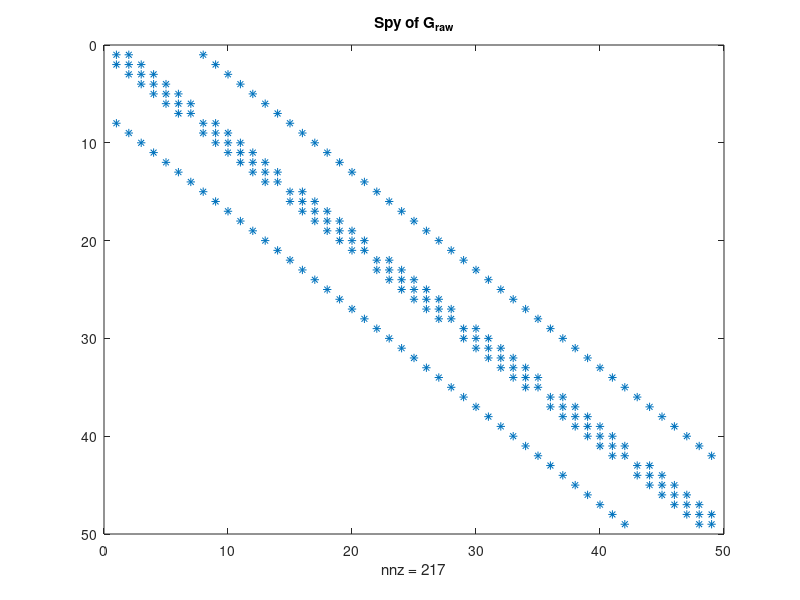
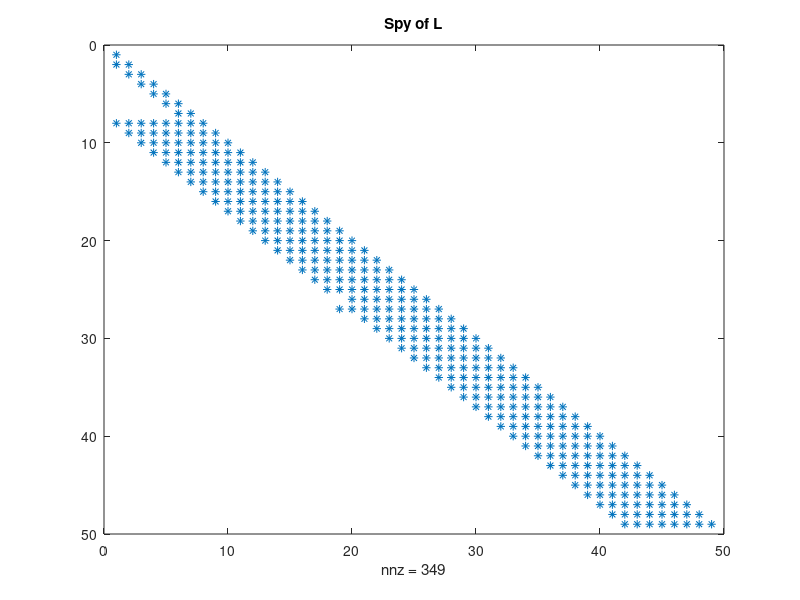
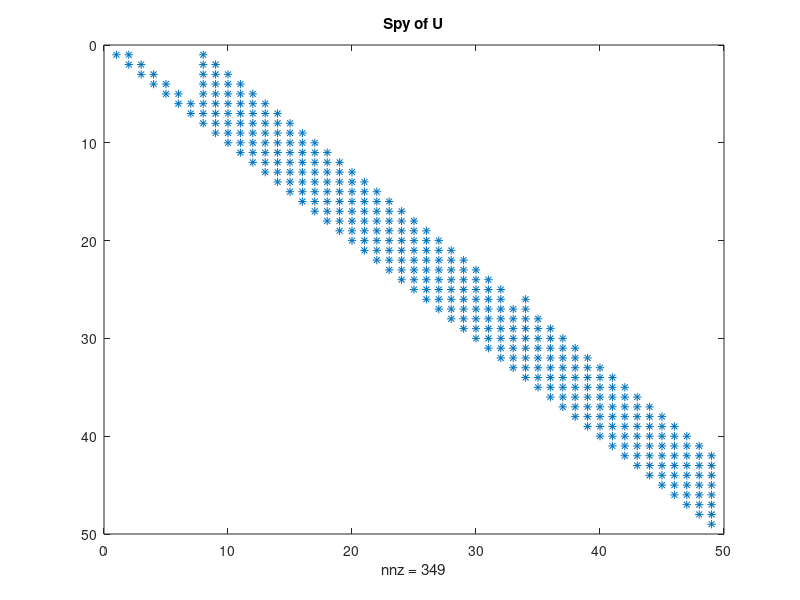
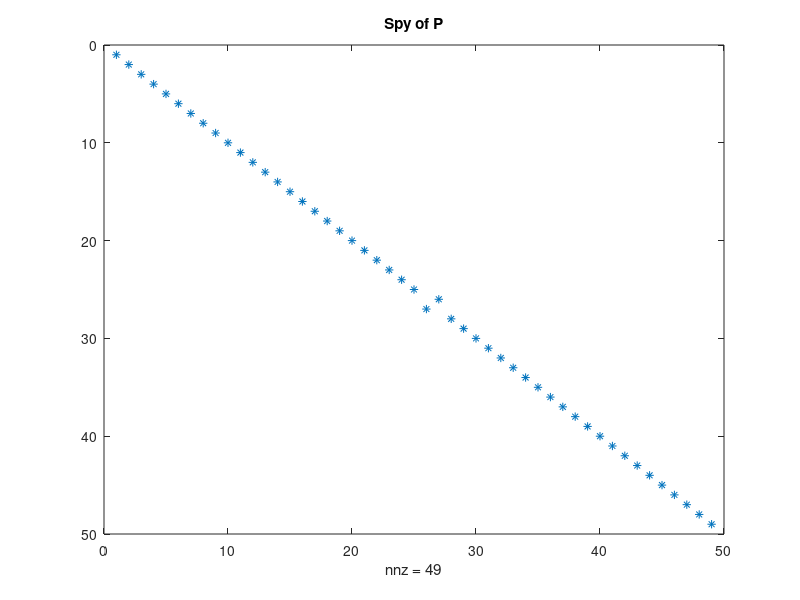

The MATLAB script that drew these images, in order:
close all
%All in um^3/sec
G_cell = 100 * 35;
G_out = 800 * 35;
G_infy = 40 * 5 * 35;

G_raw = [4*G_out,-G_out,0,0,0,0,0,-G_out,0,0,0,0,0,0,0,0,0,0,0,0,0,0,0,0,0,0,0,0,0,0,0,0,0,0,0,0,0,0,0,0,0,0,0,0,0,0,0,0,0;
    -G_out,4*G_out,-G_out,0,0,0,0,0,-G_out,0,0,0,0,0,0,0,0,0,0,0,0,0,0,0,0,0,0,0,0,0,0,0,0,0,0,0,0,0,0,0,0,0,0,0,0,0,0,0,0;
    0,-G_out,4*G_out,-G_out,0,0,0,0,0,-G_out,0,0,0,0,0,0,0,0,0,0,0,0,0,0,0,0,0,0,0,0,0,0,0,0,0,0,0,0,0,0,0,0,0,0,0,0,0,0,0;
    0,0,-G_out,4*G_out,-G_out,0,0,0,0,0,-G_out,0,0,0,0,0,0,0,0,0,0,0,0,0,0,0,0,0,0,0,0,0,0,0,0,0,0,0,0,0,0,0,0,0,0,0,0,0,0;
    0,0,0,-G_out,4*G_out,-G_out,0,0,0,0,0,-G_out,0,0,0,0,0,0,0,0,0,0,0,0,0,0,0,0,0,0,0,0,0,0,0,0,0,0,0,0,0,0,0,0,0,0,0,0,0;
    0,0,0,0,-G_out,4*G_out,-G_out,0,0,0,0,0,-G_out,0,0,0,0,0,0,0,0,0,0,0,0,0,0,0,0,0,0,0,0,0,0,0,0,0,0,0,0,0,0,0,0,0,0,0,0;
    0,0,0,0,0,-G_out,4*G_out,0,0,0,0,0,0,-G_out,0,0,0,0,0,0,0,0,0,0,0,0,0,0,0,0,0,0,0,0,0,0,0,0,0,0,0,0,0,0,0,0,0,0,0;
    -G_out,0,0,0,0,0,0,4*G_out,-G_out,0,0,0,0,0,-G_out,0,0,0,0,0,0,0,0,0,0,0,0,0,0,0,0,0,0,0,0,0,0,0,0,0,0,0,0,0,0,0,0,0,0;
    0,-G_out,0,0,0,0,0,-G_out,4*G_out,-G_out,0,0,0,0,0,-G_out,0,0,0,0,0,0,0,0,0,0,0,0,0,0,0,0,0,0,0,0,0,0,0,0,0,0,0,0,0,0,0,0,0;
    0,0,-G_out,0,0,0,0,0,-G_out,4*G_out,-G_out,0,0,0,0,0,-G_out,0,0,0,0,0,0,0,0,0,0,0,0,0,0,0,0,0,0,0,0,0,0,0,0,0,0,0,0,0,0,0,0;
    0,0,0,-G_out,0,0,0,0,0,-G_out,4*G_out,-G_out,0,0,0,0,0,-G_out,0,0,0,0,0,0,0,0,0,0,0,0,0,0,0,0,0,0,0,0,0,0,0,0,0,0,0,0,0,0,0;
    0,0,0,0,-G_out,0,0,0,0,0,-G_out,4*G_out,-G_out,0,0,0,0,0,-G_out,0,0,0,0,0,0,0,0,0,0,0,0,0,0,0,0,0,0,0,0,0,0,0,0,0,0,0,0,0,0;
    0,0,0,0,0,-G_out,0,0,0,0,0,-G_out,4*G_out,-G_out,0,0,0,0,0,-G_out,0,0,0,0,0,0,0,0,0,0,0,0,0,0,0,0,0,0,0,0,0,0,0,0,0,0,0,0,0;
    0,0,0,0,0,0,-G_out,0,0,0,0,0,-G_out,4*G_out,0,0,0,0,0,0,-G_out,0,0,0,0,0,0,0,0,0,0,0,0,0,0,0,0,0,0,0,0,0,0,0,0,0,0,0,0;
    0,0,0,0,0,0,0,-G_out,0,0,0,0,0,0,3.5 * G_out,-G_out,0,0,0,0,0,-G_cell,0,0,0,0,0,0,0,0,0,0,0,0,0,0,0,0,0,0,0,0,0,0,0,0,0,0,0;
    0,0,0,0,0,0,0,0,-G_out,0,0,0,0,0,-G_out,3*G_out + G_cell,-G_out,0,0,0,0,0,-G_cell,0,0,0,0,0,0,0,0,0,0,0,0,0,0,0,0,0,0,0,0,0,0,0,0,0,0;
    0,0,0,0,0,0,0,0,0,-G_out,0,0,0,0,0,-G_out,4*G_out,-G_out,0,0,0,0,0,-G_out,0,0,0,0,0,0,0,0,0,0,0,0,0,0,0,0,0,0,0,0,0,0,0,0,0;
    0,0,0,0,0,0,0,0,0,0,-G_out,0,0,0,0,0,-G_out,4*G_out,-G_out,0,0,0,0,0,-G_out,0,0,0,0,0,0,0,0,0,0,0,0,0,0,0,0,0,0,0,0,0,0,0,0;
    0,0,0,0,0,0,0,0,0,0,0,-G_out,0,0,0,0,0,-G_out,4*G_out,-G_out,0,0,0,0,0,-G_out,0,0,0,0,0,0,0,0,0,0,0,0,0,0,0,0,0,0,0,0,0,0,0;
    0,0,0,0,0,0,0,0,0,0,0,0,-G_out,0,0,0,0,0,-G_out,4*G_out,-G_out,0,0,0,0,0,-G_cell,0,0,0,0,0,0,0,0,0,0,0,0,0,0,0,0,0,0,0,0,0,0;
    0,0,0,0,0,0,0,0,0,0,0,0,0,-G_out,0,0,0,0,0,-G_out,2 * G_out + 1.5 * G_cell,0,0,0,0,0,0,-G_cell,0,0,0,0,0,0,0,0,0,0,0,0,0,0,0,0,0,0,0,0,0;
    0,0,0,0,0,0,0,0,0,0,0,0,0,0,-G_out,0,0,0,0,0,0,3*G_cell,-G_cell,0,0,0,0,0,-G_cell,0,0,0,0,0,0,0,0,0,0,0,0,0,0,0,0,0,0,0,0;
    0,0,0,0,0,0,0,0,0,0,0,0,0,0,0,-G_out,0,0,0,0,0,-G_cell,3*G_cell,-G_cell,0,0,0,0,0,-G_cell,0,0,0,0,0,0,0,0,0,0,0,0,0,0,0,0,0,0,0;
    0,0,0,0,0,0,0,0,0,0,0,0,0,0,0,0,-(0.5*G_out + 0.5*G_cell),0,0,0,0,0,-G_cell,2*G_cell + 2*G_out,-(0.5*G_cell + 0.5*G_out),0,0,0,0,0,-G_out,0,0,0,0,0,0,0,0,0,0,0,0,0,0,0,0,0,0;
    0,0,0,0,0,0,0,0,0,0,0,0,0,0,0,0,0,-G_out,0,0,0,0,0,-0.5*(G_cell + G_out),3*G_out + G_cell,-0.5 * (G_cell + G_out),0,0,0,0,0,-G_cell,0,0,0,0,0,0,0,0,0,0,0,0,0,0,0,0,0;
    0,0,0,0,0,0,0,0,0,0,0,0,0,0,0,0,0,0,-(0.5*G_out + 0.5*G_cell),0,0,0,0,0,-(0.5*G_out + 0.5*G_cell),4,-G_cell,0,0,0,0,0,-G_cell,0,0,0,0,0,0,0,0,0,0,0,0,0,0,0,0;
    0,0,0,0,0,0,0,0,0,0,0,0,0,0,0,0,0,0,0,-G_out,0,0,0,0,0,-G_out,4*G_cell,-G_cell,0,0,0,0,0,-G_cell,0,0,0,0,0,0,0,0,0,0,0,0,0,0,0;
    0,0,0,0,0,0,0,0,0,0,0,0,0,0,0,0,0,0,0,0,-G_out,0,0,0,0,0,-G_cell,3*G_cell,0,0,0,0,0,0,-G_cell,0,0,0,0,0,0,0,0,0,0,0,0,0,0;
    0,0,0,0,0,0,0,0,0,0,0,0,0,0,0,0,0,0,0,0,0,-G_cell,0,0,0,0,0,0,3*G_cell,-G_cell,0,0,0,0,0,-G_cell,0,0,0,0,0,0,0,0,0,0,0,0,0;
    0,0,0,0,0,0,0,0,0,0,0,0,0,0,0,0,0,0,0,0,0,0,-G_cell,0,0,0,0,0,-G_cell,4*G_cell,-G_cell,0,0,0,0,0,-G_cell,0,0,0,0,0,0,0,0,0,0,0,0;
    0,0,0,0,0,0,0,0,0,0,0,0,0,0,0,0,0,0,0,0,0,0,0,-G_cell,0,0,0,0,0,-G_cell,4*G_cell,-G_cell,0,0,0,0,0,-G_cell,0,0,0,0,0,0,0,0,0,0,0;
    0,0,0,0,0,0,0,0,0,0,0,0,0,0,0,0,0,0,0,0,0,0,0,0,-G_cell,0,0,0,0,0,-G_cell,4*G_cell,-G_cell,0,0,0,0,0,-G_cell,0,0,0,0,0,0,0,0,0,0;
    0,0,0,0,0,0,0,0,0,0,0,0,0,0,0,0,0,0,0,0,0,0,0,0,0,-G_cell,0,0,0,0,0,-G_cell,4*G_cell,-G_cell,0,0,0,0,0,-G_cell,0,0,0,0,0,0,0,0,0;
    0,0,0,0,0,0,0,0,0,0,0,0,0,0,0,0,0,0,0,0,0,0,0,0,0,0,-G_cell,0,0,0,0,0,-G_cell,4*G_cell,-G_cell,0,0,0,0,0,-G_cell,0,0,0,0,0,0,0,0;
    0,0,0,0,0,0,0,0,0,0,0,0,0,0,0,0,0,0,0,0,0,0,0,0,0,0,0,-G_cell,0,0,0,0,0,-G_cell,3 * G_cell,0,0,0,0,0,0,-G_cell,0,0,0,0,0,0,0;
    0,0,0,0,0,0,0,0,0,0,0,0,0,0,0,0,0,0,0,0,0,0,0,0,0,0,0,0,-G_cell,0,0,0,0,0,0,3 * G_cell,-G_cell,0,0,0,0,0,-G_cell,0,0,0,0,0,0;
    0,0,0,0,0,0,0,0,0,0,0,0,0,0,0,0,0,0,0,0,0,0,0,0,0,0,0,0,0,-G_cell,0,0,0,0,0,-G_cell,4 * G_cell,-G_cell,0,0,0,0,0,-G_cell,0,0,0,0,0;
    0,0,0,0,0,0,0,0,0,0,0,0,0,0,0,0,0,0,0,0,0,0,0,0,0,0,0,0,0,0,-G_cell,0,0,0,0,0,-G_cell,4 * G_cell,-G_cell,0,0,0,0,0,-G_cell,0,0,0,0;
    0,0,0,0,0,0,0,0,0,0,0,0,0,0,0,0,0,0,0,0,0,0,0,0,0,0,0,0,0,0,0,-G_cell,0,0,0,0,0,-G_cell,4*G_cell,-G_cell,0,0,0,0,0,-G_cell,0,0,0;
    0,0,0,0,0,0,0,0,0,0,0,0,0,0,0,0,0,0,0,0,0,0,0,0,0,0,0,0,0,0,0,0,-G_cell,0,0,0,0,0,-G_cell,4*G_cell,-G_cell,0,0,0,0,0,-G_cell,0,0;
    0,0,0,0,0,0,0,0,0,0,0,0,0,0,0,0,0,0,0,0,0,0,0,0,0,0,0,0,0,0,0,0,0,-G_cell,0,0,0,0,0,-G_cell,4*G_cell,-G_cell,0,0,0,0,0,-G_cell,0;
    0,0,0,0,0,0,0,0,0,0,0,0,0,0,0,0,0,0,0,0,0,0,0,0,0,0,0,0,0,0,0,0,0,0,-G_cell,0,0,0,0,0,-G_cell,3 * G_cell,0,0,0,0,0,0,-G_cell;
    0,0,0,0,0,0,0,0,0,0,0,0,0,0,0,0,0,0,0,0,0,0,0,0,0,0,0,0,0,0,0,0,0,0,0,-G_cell,0,0,0,0,0,0,2*G_cell + G_infy,-G_cell,0,0,0,0,0;
    0,0,0,0,0,0,0,0,0,0,0,0,0,0,0,0,0,0,0,0,0,0,0,0,0,0,0,0,0,0,0,0,0,0,0,0,-G_cell,0,0,0,0,0,-G_cell,3*G_cell + G_infy,-G_cell,0,0,0,0;
    0,0,0,0,0,0,0,0,0,0,0,0,0,0,0,0,0,0,0,0,0,0,0,0,0,0,0,0,0,0,0,0,0,0,0,0,0,-G_cell,0,0,0,0,0,-G_cell,3*G_cell + G_infy,-G_cell,0,0,0;
    0,0,0,0,0,0,0,0,0,0,0,0,0,0,0,0,0,0,0,0,0,0,0,0,0,0,0,0,0,0,0,0,0,0,0,0,0,0,-G_cell,0,0,0,0,0,-G_cell,3*G_cell + G_infy,-G_cell,0,0;
    0,0,0,0,0,0,0,0,0,0,0,0,0,0,0,0,0,0,0,0,0,0,0,0,0,0,0,0,0,0,0,0,0,0,0,0,0,0,0,-G_cell,0,0,0,0,0,-G_cell,3*G_cell + G_infy,-G_cell,0;
    0,0,0,0,0,0,0,0,0,0,0,0,0,0,0,0,0,0,0,0,0,0,0,0,0,0,0,0,0,0,0,0,0,0,0,0,0,0,0,0,-G_cell,0,0,0,0,0,-G_cell,3*G_cell + G_infy,-G_cell;
    0,0,0,0,0,0,0,0,0,0,0,0,0,0,0,0,0,0,0,0,0,0,0,0,0,0,0,0,0,0,0,0,0,0,0,0,0,0,0,0,0,-G_cell,0,0,0,0,0,-0.5*(G_cell + G_infy),2*G_cell + G_infy];

b = [200 100 100 100 100 100 200 100 100 100 100 100 100 100 0 0 0 0 0 0 0 0 0 0 0 0 0 0 0 0 0 0 0 0 0 0 0 0 0 0 0 0 0 0 0 0 0 0 0];

[L, U, P] = lu(G_raw);

fig0 = figure('Name', 'Spy of G');
spy(G_raw)
hold on
title('Spy of G_{raw}')
fig1 = figure('Name', 'Spy of L');
spy(L)
hold on
title('Spy of L')
fig2 = figure('Name', 'Spy of U');
spy(U)
hold on
title('Spy of U')
fig3 = figure('Name', 'Spy of P');
spy(P)
hold on
title('Spy of P')

C_total = G_raw\b';



C_final = reshape(C_total, [7, 7]).';

conc_top = 0.1*ones(9,1)';
conc_side = 0.1*ones(9,1);
conc_side(5:8) = NaN;

C_int = padarray(C_final, [1,1], 0,'both');

C_int(:,9) = conc_side;
C_int(:,1) = conc_side;
C_int(1,:) = conc_top;
C_int(9,:) = [];
C_final2 = C_int;

x = 0:5:40;
y = 0:5:35;
[X,Y] = meshgrid(x,y);
fig4 = figure('Name', 'PseudoColor Plot');

h2 = pcolor(X,Y, C_final2);
title('Concentration Plot')
axis ij
h = colorbar;
ylabel({'Microns'});
xlabel({'Microns'});
ylabel(h, 'Concentration (mM)');



fig5 = figure('Name', 'Flux Vectors and Iso-Concentration Contours');
dx = diff(X(1,1:2));
dy = diff(Y(1:2,1));
[PX, PY] = gradient(C_final2, dx, dy);
quiver(X, Y, -PX, -PY, 1, 'blue');
hold on
contour(X, Y, C_final2,[0.05:0.05: 0.1])
h3 = colorbar;
axis ij
ylabel(h3, 'Concentration (M)');
ylabel({'Microns'});
xlabel({'Microns'});
title('Flux Vectors and Iso-Concentration Contours')
hold off

%Echoing all outputs
diary vj_problem2.txt
echo on
sparse(G_raw)
sparse(b)
C_total
C_final
C_final2
echo off


